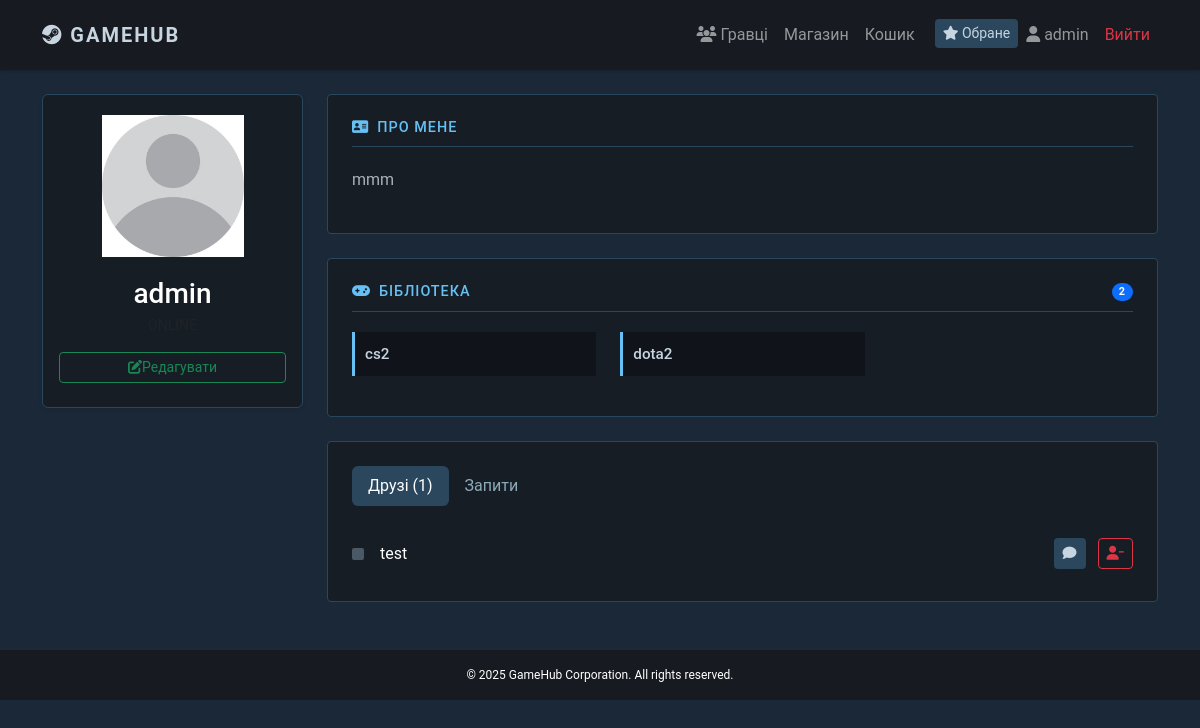
/profile/ (signed in), run on the app's committed database.
### games/models.py (models this page shows, shortened)
class Profile(models.Model):
    STATUS_CHOICES = (
        ('online', 'Online'),
        ('offline', 'Offline'),
    )
    user = models.OneToOneField(User, on_delete=models.CASCADE)
    nickname = models.CharField(max_length=50, unique=True)
    avatar = models.ImageField(
        upload_to='avatars/',
        default='avatars/default.png',
        blank=True
    )
    bio = models.TextField(blank=True)
    status = models.CharField(
        max_length=10,
        choices=STATUS_CHOICES,
        default="offline"
    )
    last_seen = models.DateTimeField(default=timezone.now)
    def is_online(self):
        return self.last_seen >= timezone.now() - timedelta(minutes=5)

class PurchasedGame(models.Model):
    user = models.ForeignKey(User, on_delete=models.CASCADE)
    game = models.ForeignKey(Game, on_delete=models.CASCADE)
    last_seen = models.DateTimeField(auto_now_add=True)
    class Meta:
        unique_together = ('user', 'game')

class Game(models.Model):
    title = models.CharField(max_length=100)
    description = models.TextField()
    genre = models.CharField(max_length=50)
    release_year = models.IntegerField()
    rating = models.FloatField(default=0)
    image = models.ImageField(upload_to="games/", blank=True, null=True)
    price = models.DecimalField(max_digits=10, decimal_places=2, default=0.00)
    discount = models.PositiveIntegerField(default=0, help_text="Знижка у відсотках")
    class Meta:
        ordering = ["title"]

class Friend(models.Model):
    user = models.ForeignKey(User, related_name='friends', on_delete=models.CASCADE)
    friend = models.ForeignKey(User, related_name='friend_of', on_delete=models.CASCADE)
    created_at = models.DateTimeField(auto_now_add=True)
    class Meta:
        unique_together = ('user', 'friend')

### games/views.py (the view)
# urls.py: path('profile/', profile_view, name="profile"),
@login_required
def profile_view(request):
    profile, _ = Profile.objects.get_or_create(
        user=request.user,
        defaults={'nickname': request.user.username}
    )
    games = PurchasedGame.objects.filter(user=request.user)
    friends = Friend.objects.filter(user=request.user).select_related(
       'friend__profile'
    )
    incoming_requests = FriendRequest.objects.filter(
        receiver=request.user,
        status="pending"
    ).select_related('sender')
    outcoming_requests = FriendRequest.objects.filter(
        sender=request.user,
        status="pending"
    ).select_related('receiver')
    return render(request, "accounts/profile.html", {
        'profile': profile,
        'games': games,
        'friends': friends,
        'incoming_requests': incoming_requests,
        'outcoming_requests': outcoming_requests,
    })

### games/context_processors.py (called while the page is built)
def cart_counter(request):
    cart = request.session.get("cart", {})
    return {
        'cart_counter': len(cart)
    }

### templates/accounts/profile.html (shortened to what this page needs)
{% extends 'base.html' %}
{% block content %}
<div class="row g-4">
   <div class="col-lg-3">
        <div class="profile-card text-center p-3 rounded shadow-sm">
            <div class="position-relative d-inline-block mb-3">
                {% if profile.avatar %}
                    <img src="{{ profile.avatar.url }}" class="avatar-img">
                {% else %}
                    <img class="avatar-img" src="https://static.vecteezy.com/system/resources/previews/047/733/682/non_2x/grey-avatar-icon-user-avatar-photo-icon-social-media-user-icon-vector.jpg" alt="">
                {% endif %}
            </div>
            <h3 class="text-white mb-1">{{ profile.nickname }}</h3>
            <p class="text-muted small mb-3">{{ profile.status|upper }}</p>
            <a href="{% url 'edit_profile' %}" class="btn btn-outline-success btn-sm w-100 mb-2">
                <i class="fa-solid fa-pen-to-square"></i>Редагувати
            </a>
        </div>
   </div>
   <div class="col-lg-9">
        <div class="section-card p-4 mb-4">
            <h5 class="section-title"><i class="fa-solid fa-address-card me-2"></i>Про мене</h5>
            <p class="bio-text">
                {{ profile.bio|default:"Опис відсутній" }}
            </p>
        </div>
        <div class="section-card p-4 mb-4">
            <h5 class="section-title d-flex justify-content-between">
                <span><i class="fa-solid fa-gamepad me-2"></i>Бібліотека</span>
                <span class="badge bg-primary rounded-pill">{{ games|length }}</span>
            </h5>
            <div class="row mt-3">
                {% for item in games %}
                    <div class="col-md-4 mb-3">
                        <div class="game-item-card h-100">
                            <div class="game-info">
                                <span class="game-title">{{ item.game.title }}</span>
                            </div>
                        </div>
                    </div>
                {% empty %}
                    <div class="col-12 bio-text">Ігор ще немає в колекції</div>
                {% endfor %}
            </div>
        </div>
        <div class="section-card p-4">
            <ul class="nav nav-pills mb-3" id="pills-tab" role="tablist">
                <li class="nav-item">
                    <button class="nav-link active btn-sm" data-bs-toggle="pill" data-bs-target="#friends">
                    Друзі ({{ friends|length }})
                    </button>
                </li>
                <li class="nav-item">
                    <button class="nav-link btn-sm position-relative" data-bs-toggle="pill" data-bs-target="#requests">
                    Запити
                    </button>
                </li>
            </ul>
            <div class="tab-content pt-2">
                <div class="tab-pane fade show active" id="friends">
                    <div class="list-group list-group-flush">
                        {% for item in friends %}
                            {% with friend=item.friend.profile %}
                                <div class="list-group-item bg-transparent border-secondary d-flex align-items-center justify-content-between px-0">
                                    <div class="d-flex align-items-center">
                                        <div class="mini-avatar me-3 {% if friend.is_online %}online{% endif %}">
                                        </div>
                                        <span class="text-white">{{ friend.nickname }}</span>
                                    </div>
                                    <div>
                                        <a href="{% url 'chat' item.friend.id %}" class="btn btn-sm btn-nav-action me-2"><i class="fa-solid fa-comment"></i></a>
                                        <a href="{% url 'remove_friend' item.friend.id %}" class="btn btn-sm btn-outline-danger"><i class="fa-solid fa-user-minus"></i></a>
                                    </div>
                                </div>
                            {% endwith %}
                        {% empty %}
                            <p class="text-secondary">Список друзів порожній</p>
                        {% endfor %}
                    </div>
                </div>
            </div>
        </div>
   </div>
</div>
{% endblock %}

### templates/base.html (shortened to what this page needs)
<!DOCTYPE html>
<html lang="uk">
<head>
    <link href="https://cdn.jsdelivr.net/npm/bootstrap@5.3.2/dist/css/bootstrap.min.css" rel="stylesheet">
    <link rel="stylesheet" href="https://cdnjs.cloudflare.com/ajax/libs/font-awesome/6.4.0/css/all.min.css">
</head>
<body>
    <nav class="navbar navbar-expand-lg navbar-dark mb-4">
        <div class="container">
            <a href="/" class="navbar-brand">
                <i class="fa-brands fa-steam"></i> GameHub
            </a>
            <div class="collapse navbar-collapse" id="navbarNav">
                <ul class="navbar-nav ms-auto">
                    <li class="nav-item">
                        <a href="/users/search/" class="nav-link"><i class="fa-solid fa-users me-1"></i>Гравці</a>
                    </li>
                    <li class="nav-item">
                        <a href="/" class="nav-link">Магазин</a>
                    </li>
                    <li class="nav-item position-relative me-1">
                        <a href="{% url 'cart' %}" class="nav-link">
                            Кошик
                        </a>
                    </li>
                    <li class="nav-item ms-2">
                        <a href="{% url 'favorites' %}" class="btn btn-nav btn-sm mt-1">
                            <i class="fa-solid fa-star"></i> Обране
                        </a>
                    </li>
                    {% if user.is_authenticated %}
                    <li class="nav-item">
                        <a href="{% url 'profile' %}" class="nav-link">
                            <i class="fa-solid fa-user"></i>
                            {{ user.username }}
                        </a>
                    </li>
                    <li class="nav-item">
                        <a href="{% url 'logout' %}" class="nav-link text-danger">
                            Вийти
                        </a>
                    </li>
                    {% endif %}
                </ul>
            </div>
        </div>
    </nav>
    <div class="container pb-5">
        {% block content %}{% endblock %}
    </div>
    <footer class="mt-auto py-3 text-center text-muted" style="background-color: #171a21; font-size: 12px;">
        <div class="container">
            <p class="mb-0">© 2025 GameHub Corporation. All rights reserved.</p>
        </div>
    </footer>
</body>
</html>

### templates/accounts/profile.html (style rules this page uses)
.profile-card, .section-card { background: #171d25; border: 1px solid #2a475e; border-radius: 4px; }
.section-title { color: #66c0f4; text-transform: uppercase; font-size: 0.9rem; letter-spacing: 1px; border-bottom: 1px solid #2a475e; padding-bottom: 10px; margin-bottom: 20px; }
.avatar-img { width: 150px; height: 150px; object-fit: cover; border-radius: 4px; padding: 4px; }
.game-item-card { background: rgba(0, 0, 0, 0.3); border-left: 3px solid #66c0f4; padding: 10px; transition: 0.3s; }
.game-title { color: #c7d5e0; font-size: 0.95rem; font-weight: 500; }
.nav-pills .nav-link { color: #8daab9; }
.nav-pills .nav-link.active { background-color: #2a475e; color: #fff; }
.btn-nav-action { background: #2a475e; color: #c7d5e0; }
.mini-avatar { width: 12px; height: 12px; border-radius: 2px; background: #4a5965; }
.bio-text { color: #acb2b8; line-height: 1.6; }

### templates/base.html (style rules this page uses)
body { background-color: #1b2838; color: #c7d5e0; font-family: "Motiva Sans", "Roboto", sans-serif; }
.navbar { background-color: #171a21 !important; box-shadow: 0 0 4px rgba(0, 0, 0, 0.4); padding: 15px 0; }
.navbar-brand { font-weight: bold; color: #c7d5e0 !important; text-transform: uppercase; letter-spacing: 2px; }
.btn-nav { background-color: #2a475e; color: #c7d5e0; border: none; }
footer p { color: white; }
a { color: #c7d5e0; text-decoration: none; }
h1, h2, h3, h4, h5 { color: #ffffff; }

### data on the page
Profile: avatar (placeholder picture), nickname "admin", bio "mmm"
PurchasedGame: game "cs2"
PurchasedGame: game "dota2"
Friend: friend.profile.nickname "test"

### other printed values
{{ user.username }} "admin"
{{ games|length }} "2"
{{ friends|length }} "1"
